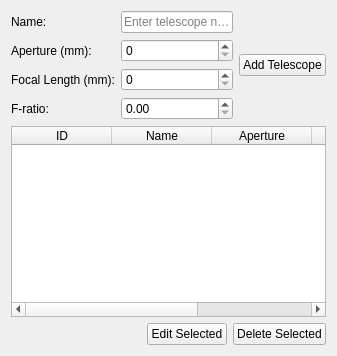
<?xml version="1.0" encoding="UTF-8"?>
<ui version="4.0">
 <class>TelescopeTab</class>
 <widget class="QWidget" name="TelescopeTab">
  <property name="geometry">
   <rect>
    <x>0</x>
    <y>0</y>
    <width>337</width>
    <height>356</height>
   </rect>
  </property>
  <layout class="QVBoxLayout" name="verticalLayout">
   <item>
    <layout class="QGridLayout" name="gridLayout">
     <item row="0" column="0">
      <widget class="QLabel" name="nameLabel">
       <property name="text">
        <string>Name:</string>
       </property>
      </widget>
     </item>
     <item row="0" column="1">
      <widget class="QLineEdit" name="nameLineEdit">
       <property name="placeholderText">
        <string>Enter telescope name</string>
       </property>
      </widget>
     </item>
     <item row="1" column="0">
      <widget class="QLabel" name="apertureLabel">
       <property name="text">
        <string>Aperture (mm):</string>
       </property>
      </widget>
     </item>
     <item row="1" column="1">
      <widget class="QSpinBox" name="apertureSpinBox">
       <property name="maximum">
        <number>99999</number>
       </property>
      </widget>
     </item>
     <item row="2" column="0">
      <widget class="QLabel" name="focalLengthLabel">
       <property name="text">
        <string>Focal Length (mm):</string>
       </property>
      </widget>
     </item>
     <item row="2" column="1">
      <widget class="QSpinBox" name="focalLengthSpinBox">
       <property name="maximum">
        <number>99999</number>
       </property>
      </widget>
     </item>
     <item row="3" column="0">
      <widget class="QLabel" name="fRatioLabel">
       <property name="text">
        <string>F-ratio:</string>
       </property>
      </widget>
     </item>
     <item row="3" column="1">
      <widget class="QDoubleSpinBox" name="fRatioSpinBox">
       <property name="decimals">
        <number>2</number>
       </property>
       <property name="maximum">
        <double>100.000000000000000</double>
       </property>
       <property name="singleStep">
        <double>0.100000000000000</double>
       </property>
      </widget>
     </item>
     <item row="0" column="2" rowspan="4">
      <widget class="QPushButton" name="addTelescopeButton">
       <property name="text">
        <string>Add Telescope</string>
       </property>
      </widget>
     </item>
    </layout>
   </item>
   <item>
    <widget class="QTableWidget" name="telescopesTable">
     <property name="editTriggers">
      <set>QAbstractItemView::EditTrigger::NoEditTriggers</set>
     </property>
     <property name="alternatingRowColors">
      <bool>true</bool>
     </property>
     <property name="selectionMode">
      <enum>QAbstractItemView::SelectionMode::SingleSelection</enum>
     </property>
     <property name="selectionBehavior">
      <enum>QAbstractItemView::SelectionBehavior::SelectRows</enum>
     </property>
     <property name="sortingEnabled">
      <bool>true</bool>
     </property>
     <column>
      <property name="text">
       <string>ID</string>
      </property>
     </column>
     <column>
      <property name="text">
       <string>Name</string>
      </property>
     </column>
     <column>
      <property name="text">
       <string>Aperture</string>
      </property>
     </column>
     <column>
      <property name="text">
       <string>F-ratio</string>
      </property>
     </column>
     <column>
      <property name="text">
       <string>Focal Length</string>
      </property>
     </column>
    </widget>
   </item>
   <item>
    <layout class="QHBoxLayout" name="horizontalLayout">
     <item>
      <spacer name="horizontalSpacer">
       <property name="orientation">
        <enum>Qt::Orientation::Horizontal</enum>
       </property>
       <property name="sizeHint" stdset="0">
        <size>
         <width>40</width>
         <height>20</height>
        </size>
       </property>
      </spacer>
     </item>
     <item>
      <widget class="QPushButton" name="editTelescopeButton">
       <property name="text">
        <string>Edit Selected</string>
       </property>
      </widget>
     </item>
     <item>
      <widget class="QPushButton" name="deleteTelescopeButton">
       <property name="text">
        <string>Delete Selected</string>
       </property>
      </widget>
     </item>
    </layout>
   </item>
  </layout>
 </widget>
 <resources/>
 <connections/>
</ui>
